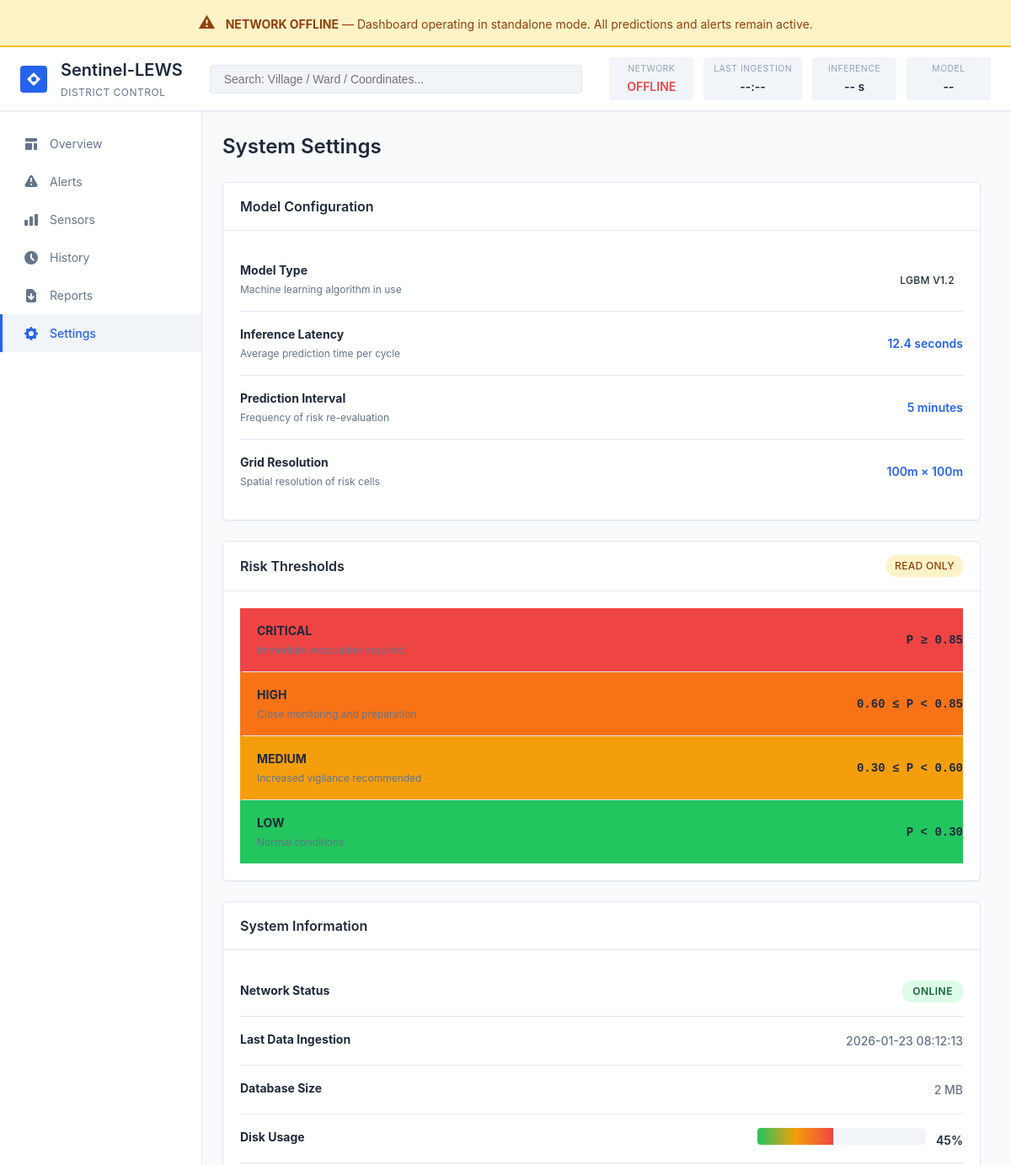
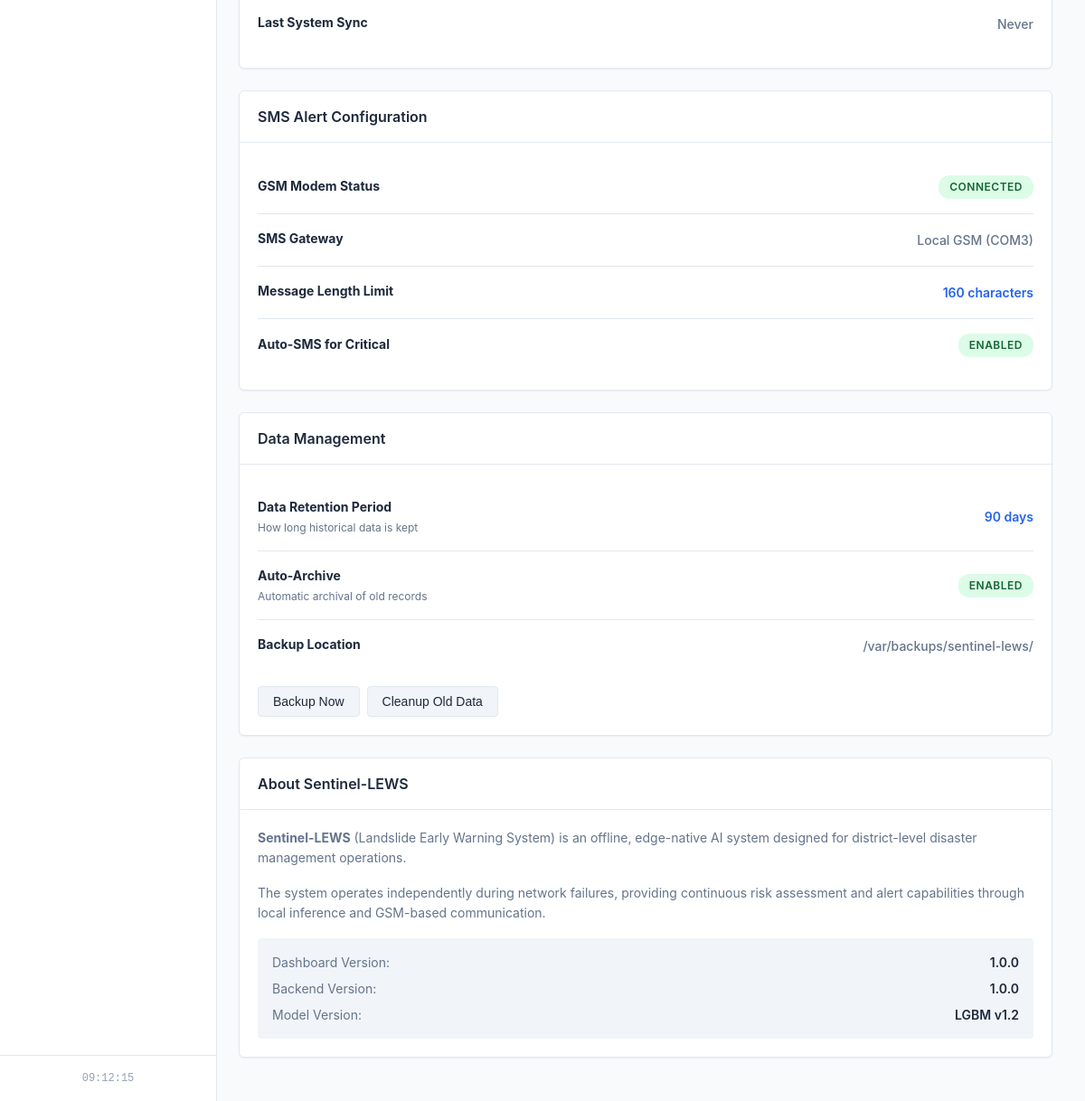
The page /settings on the database its author committed (2 pictures, top to bottom).
### tables this page shows
CREATE TABLE system_info (
            key TEXT PRIMARY KEY,
            value TEXT,
            updated_at DATETIME DEFAULT CURRENT_TIMESTAMP
        );

### dashboard/app.py (the view)
@app.route('/settings')
def settings():
    settings_data = db.get_system_settings()
    return render_template('settings.html', settings=settings_data)

### dashboard/app.py (called while the page is built)
@app.template_filter('format_datetime')
def format_datetime_filter(timestamp, format_str='%Y-%m-%d %H:%M:%S'):
    if not timestamp:
        return 'N/A'
    if isinstance(timestamp, str):
        try:
            timestamp = datetime.fromisoformat(timestamp)
        except:
            return timestamp
    return timestamp.strftime(format_str)

### dashboard/db.py (called while the page is built)
def get_db_connection():
    conn = sqlite3.connect(DB_PATH)
    conn.row_factory = sqlite3.Row
    return conn

def get_system_settings():
    conn = get_db_connection()
    cursor = conn.cursor()
    cursor.execute('SELECT key, value FROM system_info')
    settings = {row['key']: row['value'] for row in cursor.fetchall()}
    settings['disk_usage'] = f'{random.randint(25, 75)}%'
    try:
        db_size_bytes = os.path.getsize(DB_PATH)
        if db_size_bytes < 1024 * 1024:  # Less than 1 MB
            settings['db_size'] = f'{db_size_bytes // 1024} KB'
        else:
            settings['db_size'] = f'{db_size_bytes // (1024 * 1024)} MB'
    except:
        settings['db_size'] = f'{random.randint(100, 500)} KB'
    conn.close()
    return settings

### dashboard/templates/settings.html (shortened to what this page needs)
{% extends "base.html" %}
{% block content %}
<div class="page-header">
    <h2>System Settings</h2>
</div>
<div class="settings-layout">
    <div class="card">
        <div class="card-header">
            <h3>Model Configuration</h3>
        </div>
        <div class="card-body">
            <div class="settings-section">
                <div class="setting-item">
                    <div class="setting-label">
                        <strong>Model Type</strong>
                        <span class="setting-desc">Machine learning algorithm in use</span>
                    </div>
                    <div class="setting-value">
                        <span class="badge">{{ settings.model_version or 'LGBM v1.2' }}</span>
                    </div>
                </div>
                <div class="setting-item">
                    <div class="setting-label">
                        <strong>Inference Latency</strong>
                        <span class="setting-desc">Average prediction time per cycle</span>
                    </div>
                    <div class="setting-value">
                        <span class="value-highlight">{{ settings.inference_latency or '12.4' }} seconds</span>
                    </div>
                </div>
                <div class="setting-item">
                    <div class="setting-label">
                        <strong>Prediction Interval</strong>
                        <span class="setting-desc">Frequency of risk re-evaluation</span>
                    </div>
                    <div class="setting-value">
                        <span class="value-highlight">5 minutes</span>
                    </div>
                </div>
                <div class="setting-item">
                    <div class="setting-label">
                        <strong>Grid Resolution</strong>
                        <span class="setting-desc">Spatial resolution of risk cells</span>
                    </div>
                    <div class="setting-value">
                        <span class="value-highlight">100m × 100m</span>
                    </div>
                </div>
            </div>
        </div>
    </div>
    <div class="card">
        <div class="card-header">
            <h3>Risk Thresholds</h3>
            <span class="badge badge-warning">READ ONLY</span>
        </div>
        <div class="card-body">
            <div class="settings-section">
                <div class="threshold-item risk-critical">
                    <div class="threshold-label">
                        <strong>CRITICAL</strong>
                        <span class="threshold-desc">Immediate evacuation required</span>
                    </div>
                    <div class="threshold-value">
                        <span class="threshold-range">P ≥ {{ settings.high_threshold or '0.85' }}</span>
                    </div>
                </div>
                <div class="threshold-item risk-high">
                    <div class="threshold-label">
                        <strong>HIGH</strong>
                        <span class="threshold-desc">Close monitoring and preparation</span>
                    </div>
                    <div class="threshold-value">
                        <span class="threshold-range">{{ settings.medium_threshold or '0.60' }} ≤ P &lt; {{ settings.high_threshold or '0.85' }}</span>
                    </div>
                </div>
                <div class="threshold-item risk-medium">
                    <div class="threshold-label">
                        <strong>MEDIUM</strong>
                        <span class="threshold-desc">Increased vigilance recommended</span>
                    </div>
                    <div class="threshold-value">
                        <span class="threshold-range">{{ settings.low_threshold or '0.30' }} ≤ P &lt; {{ settings.medium_threshold or '0.60' }}</span>
                    </div>
                </div>
                <div class="threshold-item risk-low">
                    <div class="threshold-label">
                        <strong>LOW</strong>
                        <span class="threshold-desc">Normal conditions</span>
                    </div>
                    <div class="threshold-value">
                        <span class="threshold-range">P &lt; {{ settings.low_threshold or '0.30' }}</span>
                    </div>
                </div>
            </div>
        </div>
    </div>
    <div class="card">
        <div class="card-header">
            <h3>System Information</h3>
        </div>
        <div class="card-body">
            <div class="settings-section">
                <div class="setting-item">
                    <div class="setting-label">
                        <strong>Network Status</strong>
                    </div>
                    <div class="setting-value">
                        {% if settings.network_status == 'ONLINE' %}
                        <span class="status-badge status-ok">ONLINE</span>
                        {% else %}
                        <span class="status-badge status-offline">OFFLINE</span>
                        {% endif %}
                    </div>
                </div>
                <div class="setting-item">
                    <div class="setting-label">
                        <strong>Last Data Ingestion</strong>
                    </div>
                    <div class="setting-value">
                        <span class="value-text">{{ settings.last_ingestion|format_datetime if settings.last_ingestion else 'N/A' }}</span>
                    </div>
                </div>
                <div class="setting-item">
                    <div class="setting-label">
                        <strong>Database Size</strong>
                    </div>
                    <div class="setting-value">
                        <span class="value-text">{{ settings.db_size or 'N/A' }}</span>
                    </div>
                </div>
                <div class="setting-item">
                    <div class="setting-label">
                        <strong>Disk Usage</strong>
                    </div>
                    <div class="setting-value">
                        <div class="usage-bar">
                            <div class="usage-fill" data-width="{{ settings.disk_usage|replace('%', '') if settings.disk_usage else '0' }}"></div>
                        </div>
                        <span class="usage-text">{{ settings.disk_usage or '0%' }}</span>
                    </div>
                </div>
                <div class="setting-item">
                    <div class="setting-label">
                        <strong>Last System Sync</strong>
                    </div>
                    <div class="setting-value">
                        <span class="value-text">{{ settings.updated_at|timeago if settings.updated_at else 'Never' }}</span>
                    </div>
                </div>
            </div>
        </div>
    </div>
    <div class="card">
        <div class="card-header">
            <h3>SMS Alert Configuration</h3>
        </div>
        <div class="card-body">
            <div class="settings-section">
                <div class="setting-item">
                    <div class="setting-label">
                        <strong>GSM Modem Status</strong>
                    </div>
                    <div class="setting-value">
                        <span class="status-badge status-ok">CONNECTED</span>
                    </div>
                </div>
                <div class="setting-item">
                    <div class="setting-label">
                        <strong>SMS Gateway</strong>
                    </div>
                    <div class="setting-value">
                        <span class="value-text">Local GSM (COM3)</span>
                    </div>
                </div>
                <div class="setting-item">
                    <div class="setting-label">
                        <strong>Message Length Limit</strong>
                    </div>
                    <div class="setting-value">
                        <span class="value-highlight">160 characters</span>
                    </div>
                </div>
                <div class="setting-item">
                    <div class="setting-label">
                        <strong>Auto-SMS for Critical</strong>
                    </div>
                    <div class="setting-value">
                        <span class="status-badge status-ok">ENABLED</span>
                    </div>
                </div>
            </div>
        </div>
    </div>
    <div class="card">
        <div class="card-header">
            <h3>Data Management</h3>
        </div>
        <div class="card-body">
            <div class="settings-section">
                <div class="setting-item">
                    <div class="setting-label">
                        <strong>Data Retention Period</strong>
                        <span class="setting-desc">How long historical data is kept</span>
                    </div>
                    <div class="setting-value">
                        <span class="value-highlight">90 days</span>
                    </div>
                </div>
                <div class="setting-item">
                    <div class="setting-label">
                        <strong>Auto-Archive</strong>
                        <span class="setting-desc">Automatic archival of old records</span>
                    </div>
                    <div class="setting-value">
                        <span class="status-badge status-ok">ENABLED</span>
                    </div>
                </div>
                <div class="setting-item">
                    <div class="setting-label">
                        <strong>Backup Location</strong>
                    </div>
                    <div class="setting-value">
                        <span class="value-text">/var/backups/sentinel-lews/</span>
                    </div>
                </div>
            </div>
            <div class="action-buttons">
                <button class="btn btn-secondary" onclick="backupNow()">
                    Backup Now
                </button>
                <button class="btn btn-secondary" onclick="cleanupOldData()">
                    Cleanup Old Data
                </button>
            </div>
        </div>
    </div>
    <div class="card">
        <div class="card-header">
            <h3>About Sentinel-LEWS</h3>
        </div>
        <div class="card-body">
            <div class="about-section">
                <p>
                    <strong>Sentinel-LEWS</strong> (Landslide Early Warning System) is an offline, edge-native AI system
                    designed for district-level disaster management operations.
                </p>
                <p>
                    The system operates independently during network failures, providing continuous risk assessment
                    and alert capabilities through local inference and GSM-based communication.
                </p>
                <div class="version-info">
                    <div class="version-item">
                        <span class="version-label">Dashboard Version:</span>
                        <span class="version-value">1.0.0</span>
                    </div>
                    <div class="version-item">
                        <span class="version-label">Backend Version:</span>
                        <span class="version-value">1.0.0</span>
                    </div>
                    <div class="version-item">
                        <span class="version-label">Model Version:</span>
                        <span class="version-value">{{ settings.model_version or 'LGBM v1.2' }}</span>
                    </div>
                </div>
            </div>
        </div>
    </div>
</div>
{% endblock %}

### dashboard/static/css/system_status.css (style rules this page uses)
.status-badge { display: inline-block; padding: 0.25rem 0.75rem; border-radius: 12px; font-size: 0.75rem; font-weight: 600; text-transform: uppercase; letter-spacing: 0.5px; }

### rows shown on the page
system_info: value "LGBM V1.2", value "LGBM v1.2"
system_info: value "12.4"
system_info: value "0.85"
system_info: value "0.60"
system_info: value "0.30"
system_info: last_ingestion "2026-01-23 08:12:13"

### other values the page prints
{{ settings.db_size or 'N/A' }} "2 MB"
{{ settings.disk_usage or '0%' }} "45%"
{{ settings.updated_at|timeago if settings.updated_at else 'Never' }} "Never"
